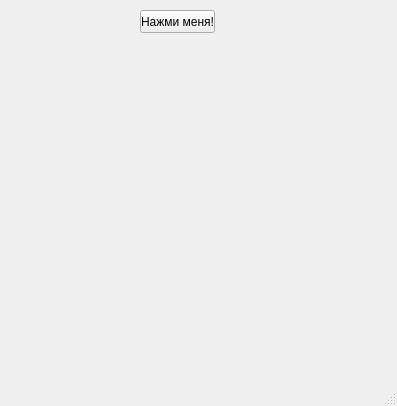
<?xml version="1.0" encoding="UTF-8"?>
<ui version="4.0">
 <class>MainWindow</class>
 <widget class="QMainWindow" name="MainWindow">
  <property name="geometry">
   <rect>
    <x>0</x>
    <y>0</y>
    <width>397</width>
    <height>406</height>
   </rect>
  </property>
  <property name="windowTitle">
   <string>MainWindow</string>
  </property>
  <widget class="QWidget" name="centralwidget">
   <widget class="QPushButton" name="pushButton">
    <property name="geometry">
     <rect>
      <x>140</x>
      <y>10</y>
      <width>75</width>
      <height>23</height>
     </rect>
    </property>
    <property name="text">
     <string>Нажми меня!</string>
    </property>
   </widget>
  </widget>
  <widget class="QMenuBar" name="menubar">
   <property name="geometry">
    <rect>
     <x>0</x>
     <y>0</y>
     <width>397</width>
     <height>21</height>
    </rect>
   </property>
  </widget>
  <widget class="QStatusBar" name="statusbar"/>
 </widget>
 <resources/>
 <connections/>
</ui>
